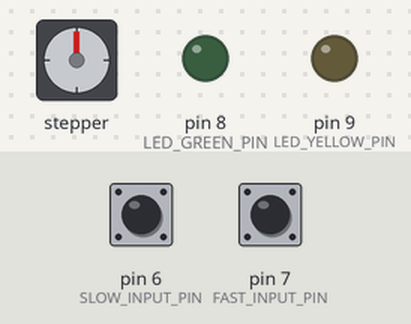
Recording of a program running on a simulated Arduino Pro Mini, built with avr-gcc and run on an emulated ATmega328P. On the bench: stepper motor, output pins drawn as LEDs (lit = HIGH). Wiring (inferred from the names in the program): stepper motor driver (200 steps per turn assumed): step pin 10; direction pin 11; enable pin 12. Inputs (shaded band) come from the test bench; at power-on: pin 6 (SLOW_INPUT_PIN) HIGH, pin 7 (FAST_INPUT_PIN) HIGH. Pins used as bus, display or sensor lines are not drawn.

Above: at 1.2 s.
1.3 s: pin 6 (SLOW_INPUT_PIN) pulled LOW for 1 s
At 3.4 s:
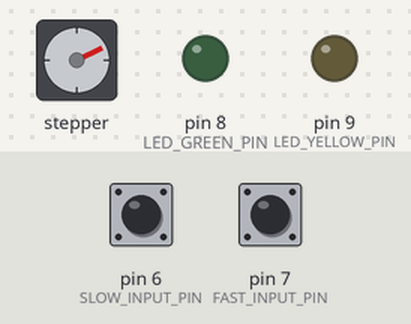
4.3 s: pin 7 (FAST_INPUT_PIN) pulled LOW for 1 s
At 7.1 s:
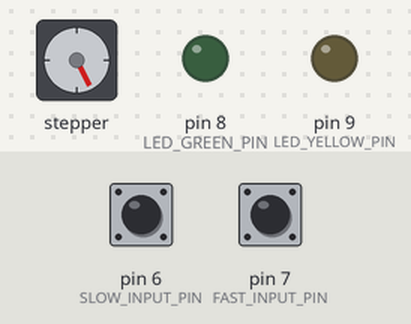
7.3 s: pin 6 (SLOW_INPUT_PIN) pulled LOW for 0.15 s
At 8.2 s:
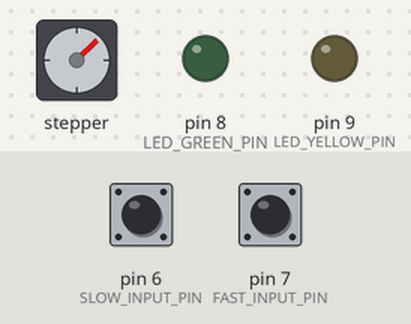
9.1 s: pin 7 (FAST_INPUT_PIN) pulled LOW for 0.15 s
At 10.6 s:
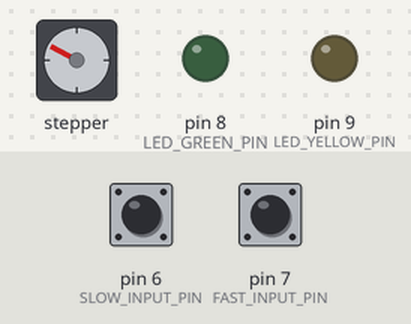
10.9 s: pin 6 (SLOW_INPUT_PIN) pulled LOW for 0.15 s
At 12.2 s:
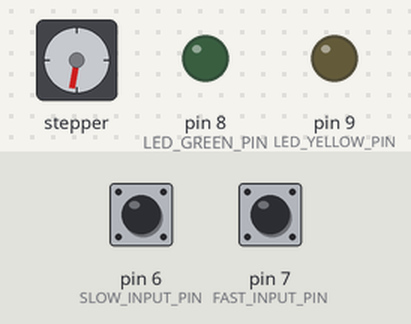
12.7 s: pin 7 (FAST_INPUT_PIN) pulled LOW for 0.15 s
At 13.5 s:
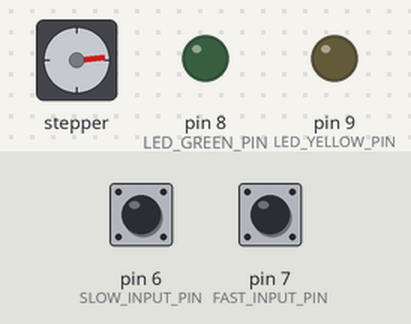
Timing chart, 0 to 15.5 s (numbered marks = the images above; inputs shaded):
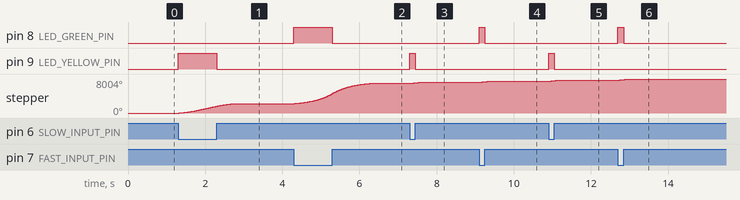

Measured:
- after the input at 1.3 s, pin 9 (LED_YELLOW_PIN): LOW → HIGH at once, → LOW 1.0 s later; stepper: turns 2224° clockwise in 1.5 s, starting at once
- after the input at 4.3 s, pin 8 (LED_GREEN_PIN): LOW → HIGH at once, → LOW 1.0 s later; stepper: turns 4769° clockwise in 2.0 s, starting at once
- after the input at 7.3 s, pin 9 (LED_YELLOW_PIN): LOW → HIGH at once, → LOW 0.15 s later; stepper: turns 253° clockwise in 0.27 s, starting at once
- after the input at 9.1 s, pin 8 (LED_GREEN_PIN): LOW → HIGH at once, → LOW 0.15 s later; stepper: turns 252° clockwise in 0.27 s, starting at once
- after the input at 10.9 s, pin 9 (LED_YELLOW_PIN): LOW → HIGH at once, → LOW 0.15 s later; stepper: turns 252° clockwise in 0.27 s, starting at once
- after the input at 12.7 s, pin 8 (LED_GREEN_PIN): LOW → HIGH at once, → LOW 0.15 s later; stepper: turns 254° clockwise in 0.27 s, starting at once

The program:

main.cpp
```cpp
/*
 *   Basic example code for controlling a stepper without library
 *
 *   by Dejan, https://howtomechatronics.com
 */
#include <Arduino.h>

#define FAST_POT_PIN A0
#define SLOW_POT_PIN A1
#define ACC_POT_PIN A2
#define DEC_POT_PIN A3
#define LED_GREEN_PIN 8
#define LED_YELLOW_PIN 9

#define FAST_INPUT_PIN 7
#define SLOW_INPUT_PIN 6

#define STEP_PIN 10
#define DIR_PIN 11
#define EN_PIN 12
#define STEPS_PER_ROTATION 200*16 // 1/8 microstepping

/**
 * Gear ratio of 3 to 1
 * need rpms fast 380rpm to slow 30rpm
 * 1200 -> 7.5RPM * 3 = 22.5
 * 900 -> 10RPM * 3 = 30
 * 600 -> 15RPM * 3 = 45
 * 300 -> 30RPM
 * 150 -> 60RPM
 * 75 -> 108RPM * 3 = 324
 * 60 -> 125RPM * 3 = 375
 * 46 -> 133RPM * 3 = 400
 * 30 -> 227RPM
*/

#define FAST_SPEED_MAX 46
#define FAST_SPEED_MIN 75
#define SLOW_SPEED_MAX 600
#define SLOW_SPEED_MIN 1200
#define STOP_SPEED 2400

#define DEFAULT_FAST_SPEED 46
#define DEFAULT_SLOW_SPEED 900

// 20 -> 2 s from FAST to STOP
// 40 -> 3 s
// 60 -> 4 s
// 100 -> 6 s
#define MAX_FACTOR 2
#define MIN_FACTOR 100

#define DEFAULT_ACC_FACTOR 40
#define DEFAULT_DEC_FACTOR 100

#define FAST_INDEX 0
#define SLOW_INDEX 1
#define ACC_INDEX 2
#define DEC_INDEX 3

int potPins[] = {FAST_POT_PIN, SLOW_POT_PIN, ACC_POT_PIN, DEC_POT_PIN};
int potVals[] = {0, 0, 0, 0};
int previousPotVals[] = {0, 0, 0, 0};
int settings[] = {DEFAULT_FAST_SPEED, DEFAULT_SLOW_SPEED, DEFAULT_ACC_FACTOR, DEFAULT_DEC_FACTOR};
const int SETTINGS_RANGES[4][2] = {{FAST_SPEED_MAX, FAST_SPEED_MIN}, {SLOW_SPEED_MAX, SLOW_SPEED_MIN}, {MAX_FACTOR, MIN_FACTOR}, {MAX_FACTOR, MIN_FACTOR}};

enum State {
  STOP,
  FAST,
  SLOW
};

int potVal = 0;
int previousPotVal = 0;

unsigned long t = 0;
unsigned long last = 0;
unsigned long delta = 0;
unsigned long acc_delta = 0;
unsigned long input_delta = 0;

State currentState = State::STOP;
unsigned long stopPoint = STOP_SPEED;
unsigned long period = STOP_SPEED;

State readState();
void readPots();
void readPotsTimed();
void outputLED(State);
void stepMotor();
void updateStopPoint();
void updatePeriod();

void setup() {

  /**
   * analogRead is really slow and interrupts the stepper motor
   * speeding up the ADC (Analog to Digital Converter) settings will reduce the clunking noise
   * if reading analog pins every cycle then speed up the ADC settings
   * the downside is that you sacrifice accuracy
   * see http://gammon.com.au/adc
   */
  // ADCSRA &= ~(bit (ADPS0) | bit (ADPS1) | bit (ADPS2)); // clear prescaler bits

  // uncomment as required
  //  ADCSRA |= bit (ADPS0);                               //   2
  //  ADCSRA |= bit (ADPS1);                               //   4
  //  ADCSRA |= bit (ADPS0) | bit (ADPS1);                 //   8
  //  ADCSRA |= bit (ADPS2);                               //  16
  //  ADCSRA |= bit (ADPS0) | bit (ADPS2);                 //  32
  //  ADCSRA |= bit (ADPS1) | bit (ADPS2);                 //  64
  //  ADCSRA |= bit (ADPS0) | bit (ADPS1) | bit (ADPS2);   // 128

  pinMode(STEP_PIN, OUTPUT);
  pinMode(LED_GREEN_PIN, OUTPUT);
  pinMode(LED_YELLOW_PIN, OUTPUT);
  pinMode(DIR_PIN, OUTPUT);
  pinMode(EN_PIN, OUTPUT);

  pinMode(SLOW_INPUT_PIN, INPUT_PULLUP);
  pinMode(FAST_INPUT_PIN, INPUT_PULLUP);

  digitalWrite(DIR_PIN, HIGH);
  digitalWrite(EN_PIN, HIGH);

  /**
   * Will need to reset the arduino to read settings
   */
  readPots();
}
void loop() {
  t = micros();
  delta += t - last;
  acc_delta += t - last;
  input_delta += t - last;

  currentState = readState();
  outputLED(currentState);

  /**
   * analogRead is really slow and interrupts
   * the stepper motor
   */
  // readPotsTimed();
  updateStopPoint();
  updatePeriod();
  stepMotor();

  last = t;
}

void stepMotor() {
  if (delta > period) {
    digitalWrite(STEP_PIN, HIGH);
    digitalWrite(STEP_PIN, LOW);
    delta = 0;
  }
}

void updateStopPoint() {
  if (currentState == State::FAST) {
    stopPoint = settings[FAST_INDEX];
  }
  if (currentState == State::SLOW) {
    stopPoint = settings[SLOW_INDEX];
  }
  if (currentState == State::STOP) {
    stopPoint = STOP_SPEED;
  }
}

void updatePeriod() {
  if (acc_delta > 10000) {

    // DECELERATE
    if (period < stopPoint) {
      unsigned int val = int(trunc(period/settings[3]));
      period += (1 + val);
      // This can overshoot the STOP_SPEED and not stop
      if (period > STOP_SPEED - val - 2) {
        period = STOP_SPEED;
      }
    }
    // ACCELERATE
    if (period > stopPoint) {
      period -= (1 + int(trunc(period/settings[2])));
    }

    if (period == STOP_SPEED) {
      digitalWrite(EN_PIN, HIGH);
    } else {
      digitalWrite(EN_PIN, LOW);
    }

    acc_delta = 0;
  }
}

State readState() {
  // PULLUP inputs read low when connected
  if (!digitalRead(SLOW_INPUT_PIN)) {
    return State::SLOW;
  } else if (!digitalRead(FAST_INPUT_PIN)) {
    return State::FAST;
  } else {
    return State::STOP;
  }
}

void readPots() {
    potVals[0] = analogRead(FAST_POT_PIN);
    potVals[1] = analogRead(SLOW_POT_PIN);
    potVals[2] = analogRead(ACC_POT_PIN);
    potVals[3] = analogRead(DEC_POT_PIN);
    for (byte i = 0; i < 4; i++) {
      if (potVals[i] - previousPotVals[i] > 2 || potVals[i] - previousPotVals[i] < -2) {
        settings[i] = map(potVals[i], 0, 1023, SETTINGS_RANGES[i][0], SETTINGS_RANGES[i][1]);
        previousPotVals[i] = potVals[i];
      }
    }
}

void readPotsTimed() {
  if (input_delta > 1000000) {
    readPots();

    input_delta = 0;
  }
}

void outputLED(State state) {
  if (state == State::SLOW) {
    digitalWrite(LED_YELLOW_PIN, HIGH);
  } else {
    digitalWrite(LED_YELLOW_PIN, LOW);
  }

  if (state == State::FAST) {
    digitalWrite(LED_GREEN_PIN, HIGH);
  } else {
    digitalWrite(LED_GREEN_PIN, LOW);
  }
}
```
